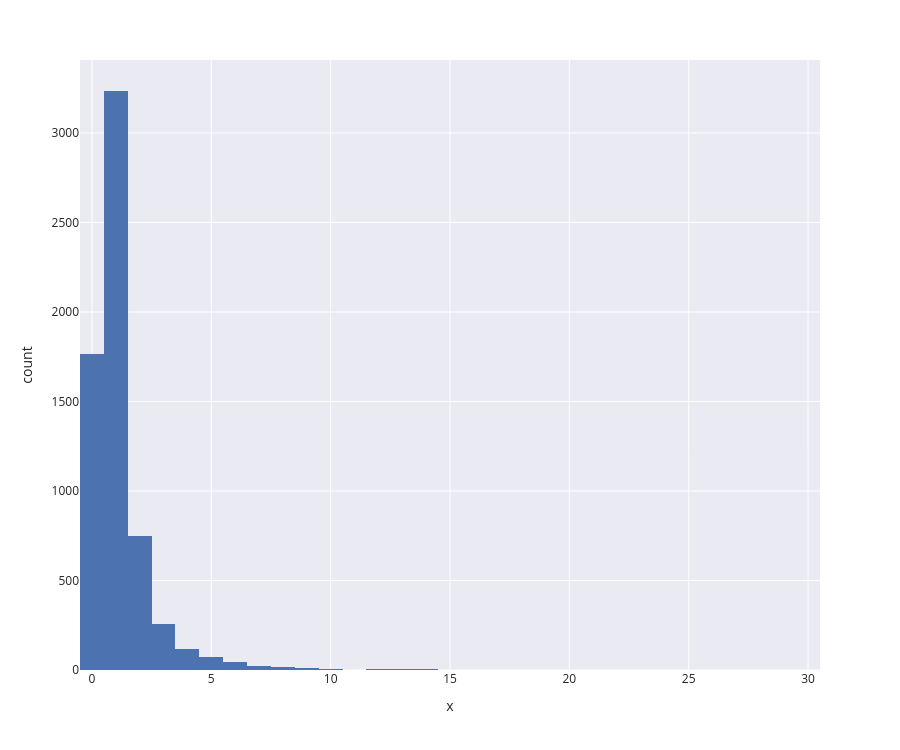

The cell this chart's notebook holds for it:
### Code cell
fig = px.histogram(
    x=gnn_utils.degree(
        index=data['Entity', 'HASRELATIONWITH', 'Entity'].edge_index[1], 
        num_nodes=data['Entity'].x.size(0)
    ).numpy()
)
fig.update_layout(width=900, height=750)
fig.show()

### Figure 1 — Plotly figure (JSON) as saved in the notebook; plotly's stock layout.template omitted (floating-point values rounded to 4 significant figures; data arrays with more than 128 entries replaced by an {"elided": "..."} marker saying what was removed)
{"data": [{"bingroup": "x", "hovertemplate": "x=%{x}<br>count=%{y}<extra></extra>", "legendgroup": "", "marker": {"color": "rgb(76,114,176)", "pattern": {"shape": ""}}, "name": "", "orientation": "v", "showlegend": false, "type": "histogram", "x": {"elided": "6318 float values"}, "xaxis": "x", "yaxis": "y"}], "layout": {"barmode": "relative", "height": 750, "legend": {"tracegroupgap": 0}, "margin": {"t": 60}, "width": 900, "xaxis": {"anchor": "y", "domain": [0, 1], "title": {"text": "x"}}, "yaxis": {"anchor": "x", "domain": [0, 1], "title": {"text": "count"}}}}
